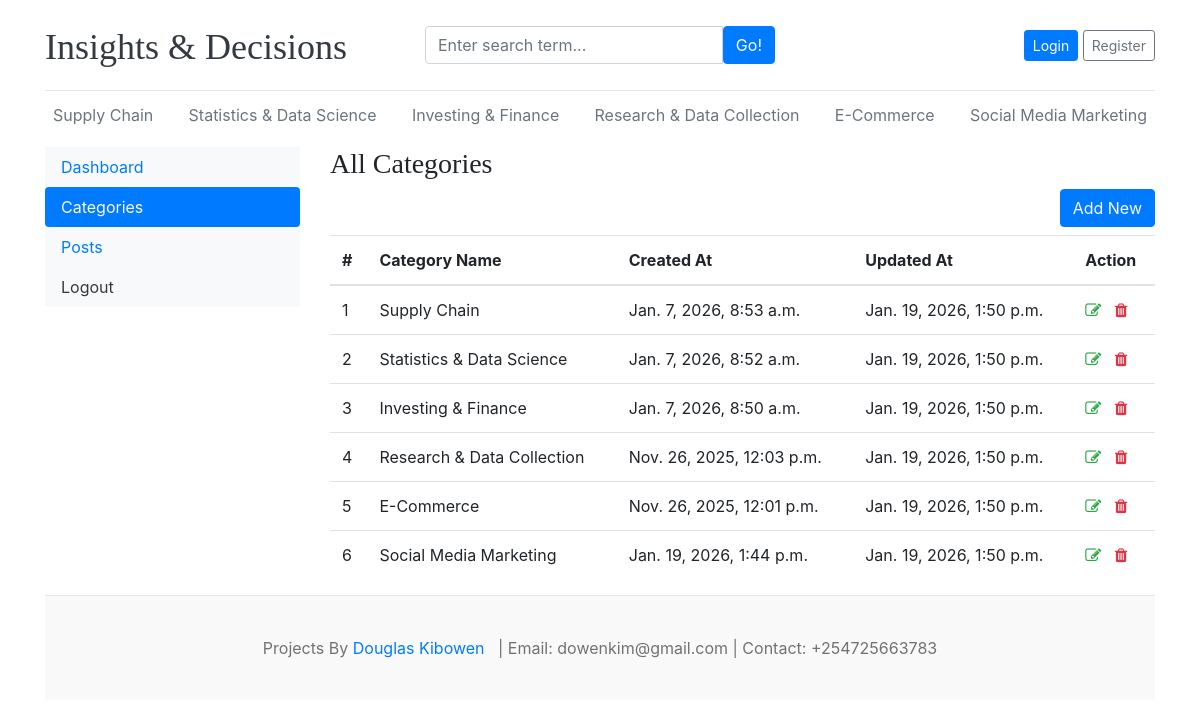
/dashboard/categories/, run on the app's committed database.
### blogs/models.py (models this page shows)
class Category(models.Model):
    category_name = models.CharField(max_length=100,unique=True)
    created_at = models.DateTimeField(auto_now_add=True)
    updated_at = models.DateTimeField(auto_now=True)
    class Meta:
        verbose_name_plural = "categories"
    def __str__(self):
        return self.category_name

### dashboards/views.py (the view)
# urls.py: path('categories/',views.categories,name='categories'),
def categories(request):
    return render(request,'dashboard/categories.html')

### blogs/context_processors.py (called while the page is built)
def get_categories(request):
    categories = Category.objects.all().order_by('updated_at')
    return dict(categories=categories)

### templates/dashboard/categories.html (shortened to what this page needs)
{% extends 'base.html' %}
{% block content %}
<div class="row">
    {% include 'dashboard/sidebar.html' %}
    <div class="col-md-9">
        <h3>All Categories</h3>
        <a href="{% url 'add_category' %}" class="btn btn-primary text-light float-right mb-2">Add New</a>
        <table class="table table-hover">
            <thead>
                <tr>
                    <th>#</th>
                    <th>Category Name</th>
                    <th>Created At</th>
                    <th>Updated At</th>
                    <th>Action</th>
                </tr>
            </thead>
            <tbody>
                {% for cat in categories %}
                <tr>
                    <td>{{ forloop.counter }}</td>
                    <td>{{ cat }}</td>
                    <td>{{ cat.created_at }}</td>
                    <td>{{ cat.updated_at }}</td>
                    <td>
                        <a href="{% url 'edit_category' cat.id %}"><i class="fa fa-edit text-success"></i></a>
                        <a href="{% url 'delete_category' cat.id %}"><i class="fa fa-trash text-danger"></i></a>
                    </td>
                </tr>
                {% endfor %}
            </tbody>
        </table>
    </div>
</div>
{% endblock %}

### templates/base.html (shortened to what this page needs)
{% load static %}
<!DOCTYPE html>
<html lang="en">
<head>
    <link href="https://getbootstrap.com/docs/4.0/dist/css/bootstrap.min.css" rel="stylesheet">
    <link href="{% static 'css/blog.css' %}" rel="stylesheet">
    <link rel="stylesheet" href="https://cdnjs.cloudflare.com/ajax/libs/font-awesome/4.7.0/css/font-awesome.min.css">
</head>
<body>
    <div class="container">
        <header class="blog-header py-3">
            <div class="row flex-nowrap justify-content-between align-items-center">
                <div class="col-4 pt-1">
                    <a class="blog-header-logo text-dark" href="/">Insights & Decisions</a>
                </div>
                <div class="col-4">
                    <form action="{% url 'search' %}" method="GET">
                        <div class="input-group">
                            <input class="form-control" type="text" name="keyword" value="{{ keyword }}" placeholder="Enter search term..."
                                aria-label="Enter search term..." aria-describedby="button-search" />
                            <button type="submit" class="btn btn-primary" id="button-search" type="button">Go!</button>
                        </div>
                    </form>
                </div>
                <div class="col-4 d-flex justify-content-end align-items-center">
                    {% if not user.is_authenticated %}
                    <a class="btn btn-sm btn-primary" href="{% url 'login' %}">Login</a> &nbsp;
                    <a class="btn btn-sm btn-outline-secondary" href="{% url 'register' %}">Register</a>
                    {% else %}
                    <span><a href="{% url 'dashboard' %}">Dashboard</a></span>
                    &emsp;
                    <span><a href="{% url 'logout' %}">Logout</a></span>
                    {% endif %}
                </div>
            </div>
        </header>
        <div class="nav-scroller py-1 mb-2">
            <nav class="nav d-flex justify-content-between">
                {% for cat in categories %}
                <a class="p-2 text-muted" href="{% url 'posts_by_category' cat.id %}">{{ cat.category_name }}</a>
                {% endfor %}
        </div>
        {% block content %}
        {% endblock %}
        <footer class="blog-footer">
            Projects By <a href="#">Douglas Kibowen</a> &nbsp;
            | Email: dowenkim@gmail.com | Contact: +254725663783
        </footer>
</body>
</html>

### douglas_main/static/css/blog.css (style rules this page uses)
.blog-header { border-bottom: 1px solid #e5e5e5; }
.blog-header-logo { font-family: "Playfair Display", Georgia, "Times New Roman", serif; font-size: 2.25rem; }
h1, h2, h3, h4, h5, h6 { font-family: "Playfair Display", Georgia, "Times New Roman", serif; }
.blog-footer { padding: 2.5rem 0; color: #727272; text-align: center; background-color: #f9f9f9; border-top: .05rem solid #e5e5e5; }

### data on the page
Category: category_name "Supply Chain", created_at "Jan. 7, 2026, 8:53 a.m.", updated_at "Jan. 19, 2026, 1:50 p.m."
Category: category_name "Statistics & Data Science", created_at "Jan. 7, 2026, 8:52 a.m.", updated_at "Jan. 19, 2026, 1:50 p.m."
Category: category_name "Investing & Finance", created_at "Jan. 7, 2026, 8:50 a.m.", updated_at "Jan. 19, 2026, 1:50 p.m."
Category: category_name "Research & Data Collection", created_at "Nov. 26, 2025, 12:03 p.m.", updated_at "Jan. 19, 2026, 1:50 p.m."
Category: category_name "E-Commerce", created_at "Nov. 26, 2025, 12:01 p.m.", updated_at "Jan. 19, 2026, 1:50 p.m."
Category: category_name "Social Media Marketing", created_at "Jan. 19, 2026, 1:44 p.m.", updated_at "Jan. 19, 2026, 1:50 p.m."
